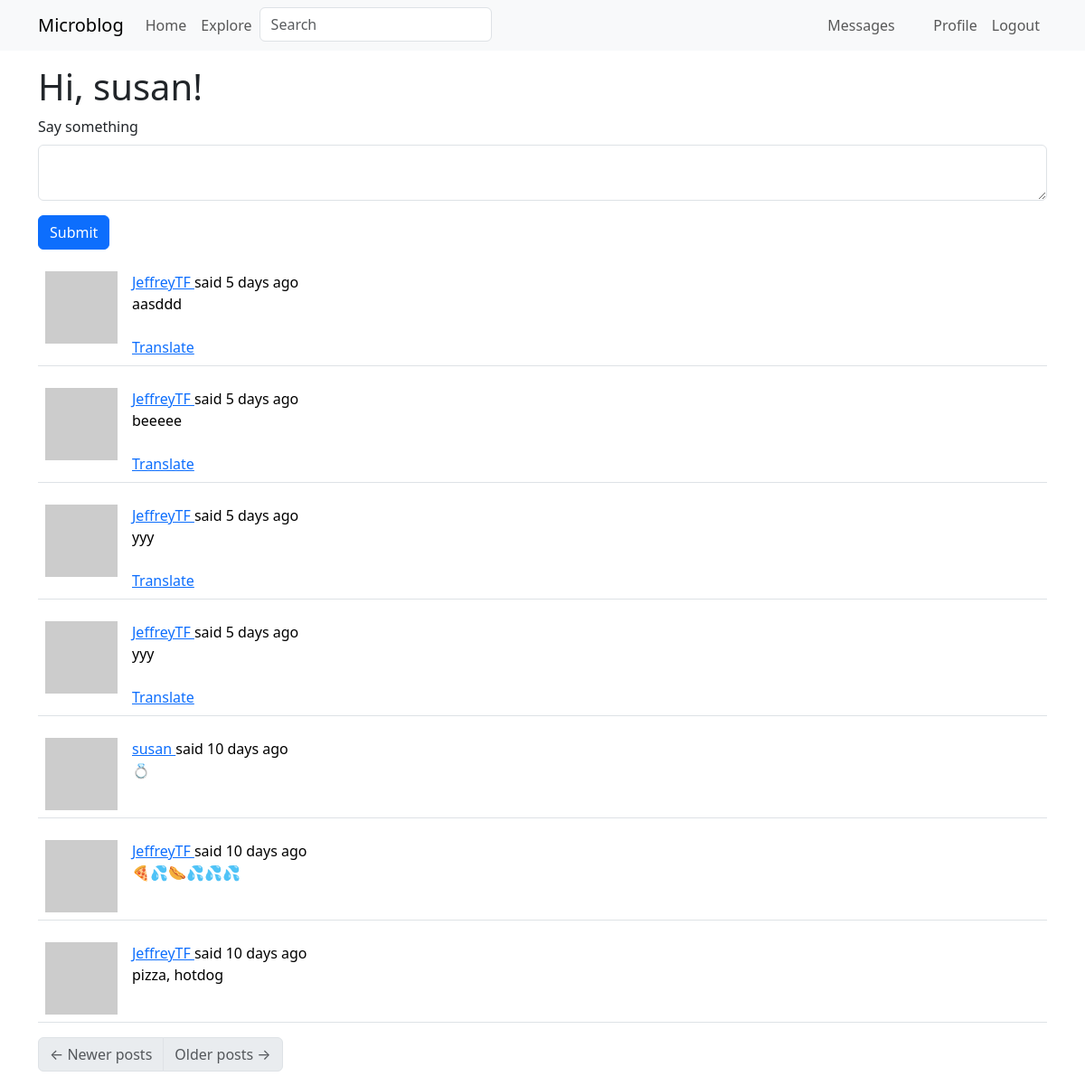
The app's page /index (signed in) with its own data.
### app/models.py (models this page shows, shortened)
class PaginatedAPIMixin(object):
    @staticmethod
    def to_collection_dict(query, page, per_page, endpoint, **kwargs):
        resources = db.paginate(query, page=page, per_page=per_page,
                                error_out=False)
        data = {
            'items': [item.to_dict() for item in resources.items],
            '_meta': {
                'page': page,
                'per_page': per_page,
                'total_pages': resources.pages,
                'total_items': resources.total
            },
            '_links': {
                'self': url_for(endpoint, page=page, per_page=per_page,
                                **kwargs),
                'next': url_for(endpoint, page=page + 1, per_page=per_page,
                                **kwargs) if resources.has_next else None,
                'prev': url_for(endpoint, page=page - 1, per_page=per_page,
                                **kwargs) if resources.has_prev else None
            }
        }
        return data

class User(PaginatedAPIMixin, UserMixin, db.Model):
    id: so.Mapped[int] = so.mapped_column(primary_key=True)
    username: so.Mapped[str] = so.mapped_column(sa.String(64), index=True,
                                                unique=True)
    email: so.Mapped[str] = so.mapped_column(sa.String(120), index=True,
                                             unique=True)
    password_hash: so.Mapped[Optional[str]] = so.mapped_column(sa.String(256))
    about_me: so.Mapped[Optional[str]] = so.mapped_column(sa.String(140))
    last_seen: so.Mapped[Optional[datetime]] = so.mapped_column(
        default=lambda: datetime.now(timezone.utc))
    last_message_read_time: so.Mapped[Optional[datetime]]
    token: so.Mapped[Optional[str]] = so.mapped_column(
        sa.String(32), index=True, unique=True)
    token_expiration: so.Mapped[Optional[datetime]]
    posts: so.WriteOnlyMapped['Post'] = so.relationship(
        back_populates='author')
    following: so.WriteOnlyMapped['User'] = so.relationship(
        secondary=followers, primaryjoin=(followers.c.follower_id == id),
        secondaryjoin=(followers.c.followed_id == id),
        back_populates='followers')
    followers: so.WriteOnlyMapped['User'] = so.relationship(
        secondary=followers, primaryjoin=(followers.c.followed_id == id),
        secondaryjoin=(followers.c.follower_id == id),
        back_populates='following')
    messages_sent: so.WriteOnlyMapped['Message'] = so.relationship(
        foreign_keys='Message.sender_id', back_populates='author')
    messages_received: so.WriteOnlyMapped['Message'] = so.relationship(
        foreign_keys='Message.recipient_id', back_populates='recipient')
    notifications: so.WriteOnlyMapped['Notification'] = so.relationship(
        back_populates='user')
    tasks: so.WriteOnlyMapped['Task'] = so.relationship(back_populates='user')
    def avatar(self, size):
        digest = md5(self.email.lower().encode('utf-8')).hexdigest()
        return f'https://www.gravatar.com/avatar/{digest}?d=identicon&s={size}'
    def following_posts(self):
        Author = so.aliased(User)
        Follower = so.aliased(User)
        return (
            sa.select(Post)
            .join(Post.author.of_type(Author))
            .join(Author.followers.of_type(Follower), isouter=True)
            .where(sa.or_(
                Follower.id == self.id,
                Author.id == self.id,
            ))
            .group_by(Post)
            .order_by(Post.timestamp.desc())
        )
    def unread_message_count(self):
        last_read_time = self.last_message_read_time or datetime(1900, 1, 1)
        query = sa.select(Message).where(Message.recipient == self,
                                         Message.timestamp > last_read_time)
        return db.session.scalar(sa.select(sa.func.count()).select_from(
            query.subquery()))
    def get_tasks_in_progress(self):
        query = self.tasks.select().where(Task.complete == False)
        return db.session.scalars(query)

class SearchableMixin:
    @classmethod
    def before_commit(cls, session):
        session._changes = {
            'add': list(session.new),
            'update': list(session.dirty),
            'delete': list(session.deleted)
        }
    @classmethod
    def after_commit(cls, session):
        for obj in session._changes['add']:
            if isinstance(obj, SearchableMixin):
                add_to_index(obj.__tablename__, obj)
        for obj in session._changes['update']:
            if isinstance(obj, SearchableMixin):
                add_to_index(obj.__tablename__, obj)
        for obj in session._changes['delete']:
            if isinstance(obj, SearchableMixin):
                remove_from_index(obj.__tablename__, obj)
        session._changes = None

class Post(SearchableMixin, db.Model):
    __searchable__ = ['body']
    id: so.Mapped[int] = so.mapped_column(primary_key=True)
    body: so.Mapped[str] = so.mapped_column(sa.String(140))
    timestamp: so.Mapped[datetime] = so.mapped_column(
        index=True, default=lambda: datetime.now(timezone.utc))
    user_id: so.Mapped[int] = so.mapped_column(sa.ForeignKey(User.id),
                                               index=True)
    language: so.Mapped[Optional[str]] = so.mapped_column(sa.String(5))
    author: so.Mapped[User] = so.relationship(back_populates='posts')

### app/main/routes.py (the view, shortened to what this page needs)
@bp.route('/', methods=['GET', 'POST'])
@bp.route('/index', methods=['GET', 'POST'])
@login_required
def index():
    form = PostForm()
    page = request.args.get('page', 1, type=int)
    posts = db.paginate(current_user.following_posts(), page=page,
                        per_page=current_app.config['POSTS_PER_PAGE'],
                        error_out=False)
    next_url = url_for('main.index', page=posts.next_num) \
        if posts.has_next else None
    prev_url = url_for('main.index', page=posts.prev_num) \
        if posts.has_prev else None
    return render_template('index.html', title=_('Home'), form=form,
                           posts=posts.items, next_url=next_url,
                           prev_url=prev_url)

### app/main/forms.py
class SearchForm(FlaskForm):
    q = StringField(_l('Search'), validators=[DataRequired()])
    def __init__(self, *args, **kwargs):
        if 'formdata' not in kwargs:
            kwargs['formdata'] = request.args
        if 'meta' not in kwargs:
            kwargs['meta'] = {'csrf': False}
        super(SearchForm, self).__init__(*args, **kwargs)

class PostForm(FlaskForm):
    post = TextAreaField(_l('Say something'), validators=[
        DataRequired(), Length(min=1, max=140)])
    submit = SubmitField(_l('Submit'))

### app/__init__.py (called while the page is built)
def get_locale():
    return request.accept_languages.best_match(current_app.config['LANGUAGES'])

### app/main/routes.py (called while the page is built)
@bp.before_app_request
def before_request():
    if current_user.is_authenticated:
        current_user.last_seen = datetime.now(timezone.utc)
        db.session.commit()
        g.search_form = SearchForm()
    g.locale = str(get_locale())

### app/models.py (called while the page is built)
@login.user_loader
def load_user(id):
    return db.session.get(User, int(id))

### app/templates/index.html
{% extends "base.html" %}
{% import "bootstrap_wtf.html" as wtf %}
{% block content %}
    <h1>{{ _('Hi, %(username)s!', username=current_user.username) }}</h1>
    {% if form %}
    {{ wtf.quick_form(form) }}
    {% endif %}
    {% for post in posts %}
        {% include '_post.html' %}
    {% endfor %}
    <nav aria-label="Post navigation">
        <ul class="pagination">
            <li class="page-item{% if not prev_url %} disabled{% endif %}">
                <a class="page-link" href="{{ prev_url }}">
                    <span aria-hidden="true">&larr;</span> {{ _('Newer posts') }}
                </a>
            </li>
            <li class="page-item{% if not next_url %} disabled{% endif %}">
                <a class="page-link" href="{{ next_url }}">
                    {{ _('Older posts') }} <span aria-hidden="true">&rarr;</span>
                </a>
            </li>
        </ul>
    </nav>
{% endblock %}

### app/templates/_post.html (shortened to what this page needs)
    <table class="table table-hover">
        <tr>
            <td width="70px">
                <a href="{{ url_for('main.user', username=post.author.username) }}">
                    <img src="{{ post.author.avatar(70) }}" />
                </a>
            </td>
            <td>
                {{ _('%(username)s said %(when)s',
                    username=user_link, when=moment(post.timestamp).fromNow()) }}
                <br>
                <span id="post{{ post.id }}">{{ post.body }}</span>
                {% if post.language and post.language != g.locale %}
                <br><br>
                <span id="translation{{ post.id }}">
                    <a href="javascript:translate(
                                'post{{ post.id }}',
                                'translation{{ post.id }}',
                                '{{ post.language }}',
                                '{{ g.locale }}');">{{ _('Translate') }}</a>
                </span>
                {% endif %}
            </td>
        </tr>
    </table>

### records on screen
Post: body "aasddd"
Post: body "beeeee"
Post: body "yyy"
Post: body "yyy"
Post: body "💍"
Post: body "🍕💦🌭💦💦💦"
Post: body "pizza, hotdog"

### other values on screen
{{ field.label(class='form-label') }} "Say something"
